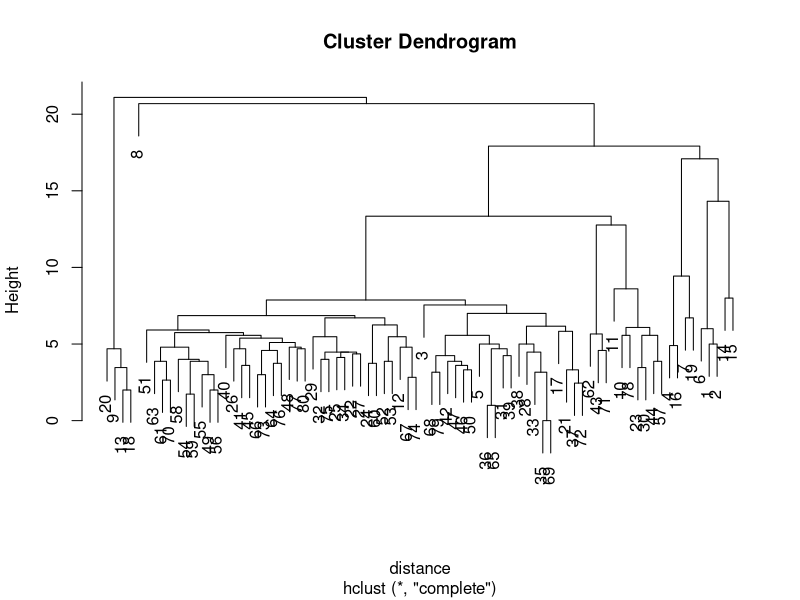

Write the R code that produced this figure.
turtle <- read.csv("../data/turtle.csv", header=F, colClasses = rep('numeric', 2000), stringsAsFactors = F)
turtleGenotypes <- read.csv("../data/turtle.genotypes.csv", header=F, colClasses = rep('numeric', 2000), stringsAsFactors = F)

############A

turtle <- as.matrix(turtle)
distance<- dist(turtle)
tree <- hclust(distance)
plot(tree)
############C

turtleGenotypesA<-turtleGenotypes[1:10,]
turtleGenotypesB<-turtleGenotypes[11:20,]
turtleGenotypesC<-turtleGenotypes[21:30,]
turtleGenotypesD<-turtleGenotypes[31:40,]
#location A & B
compareLocation <- function(location1,location2){
  fA1 <- as.matrix((apply(location1, 2, sum))/nrow(location1))
  fA2 <- as.matrix((apply(location2, 2, sum))/nrow(location2))
  FST <- rep(NA, length(fA1))
    for(i in 1 : length(FST)){
      HS <- (fA1[i]*(1-fA1[i])+fA2[i]*(1-fA2[i]))/2
      HT <- 2 * ( (fA1[i] + fA2[i]) / 2 ) * (1 - ((fA1[i] + fA2[i]) / 2) )
      FST[i] <- (HT - HS)/ HT
    }
  return(FST)
}

A_B <- compareLocation(turtleGenotypesA,turtleGenotypesB)
A_C <- compareLocation(turtleGenotypesA,turtleGenotypesC)
A_D <- compareLocation(turtleGenotypesA,turtleGenotypesD)
B_C <- compareLocation(turtleGenotypesB,turtleGenotypesC)
B_D <- compareLocation(turtleGenotypesB,turtleGenotypesD)
C_D <- compareLocation(turtleGenotypesC,turtleGenotypesD)

C_D1 <- mean(C_D, na.rm=T)

